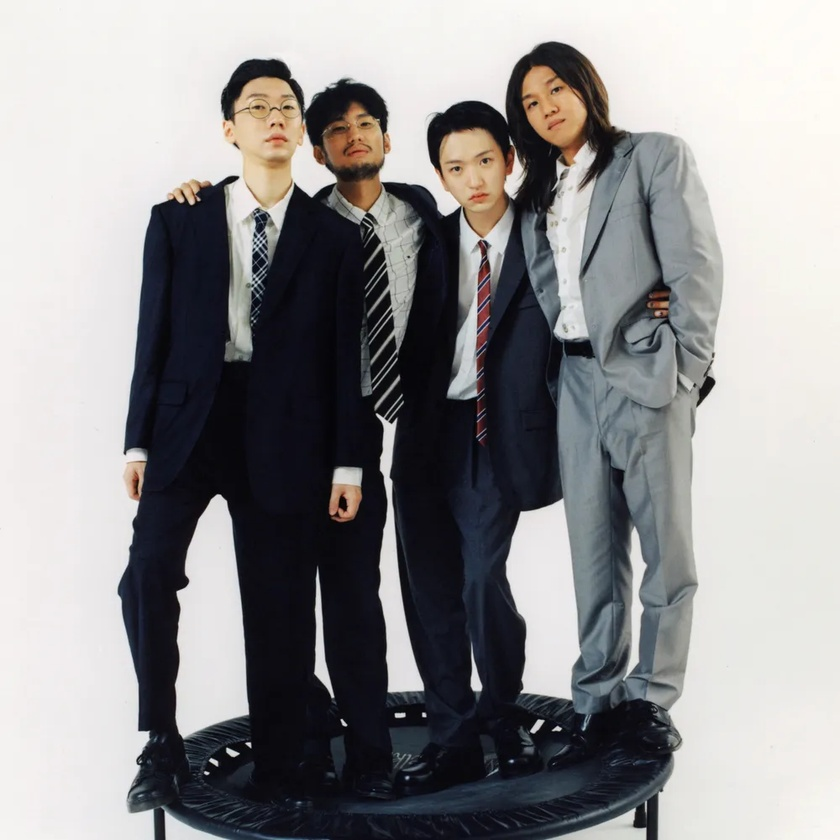
#> input picture images/image.jpg, 840 x 840 px, shrunk from 1000 x 1001 before the run, found by its file name; its folder holds only this picture in this run
$ python cartoonizer.py
#> lines starting #> are read from the running program, lines starting #| are printed output that depends on the picture
import cv2 as cv
import os

def cartoonize_image(img_path, output_folder, output_suffix='_cartoonized'):
    # Read the image
#> called with output_suffix = '_cartoonized'
    img = cv.imread(img_path)
#> img is the input picture: shape (840, 840, 3); mean B, G, R 144.4, 143.6, 144.6
    if img is None:
        return None, None

    # Convert image to grayscale
    gray = cv.cvtColor(img, cv.COLOR_BGR2GRAY)
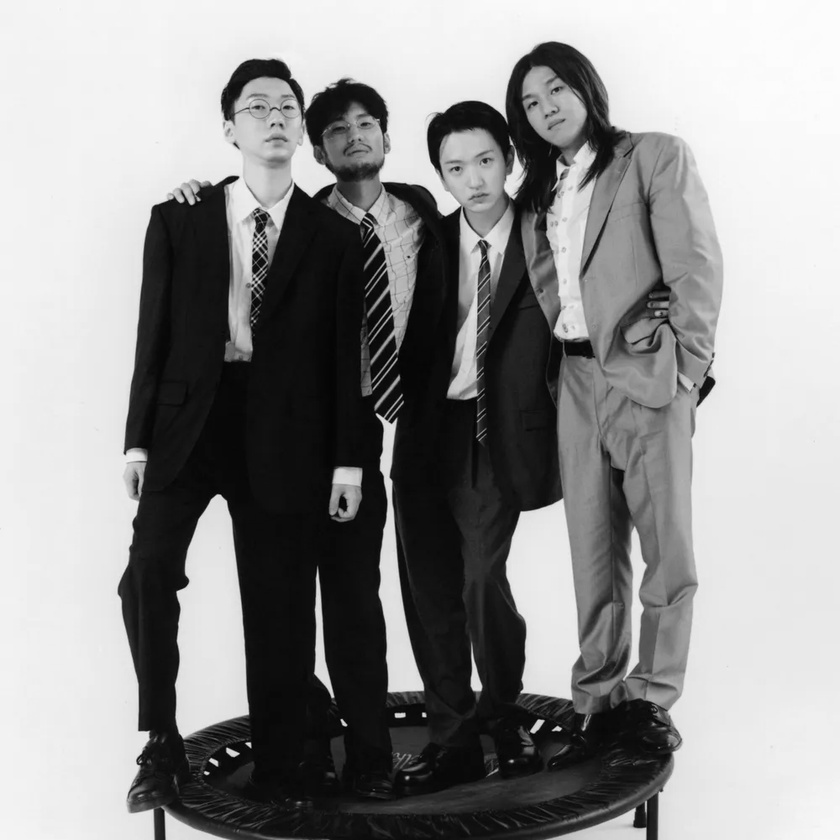
#> gray: shape (840, 840); min 0, max 254, mean 144

    # Apply median filter
    gray = cv.medianBlur(gray, 5)

    # Detect edges using Laplacian
    edges = cv.Laplacian(gray, cv.CV_8U, ksize=5)
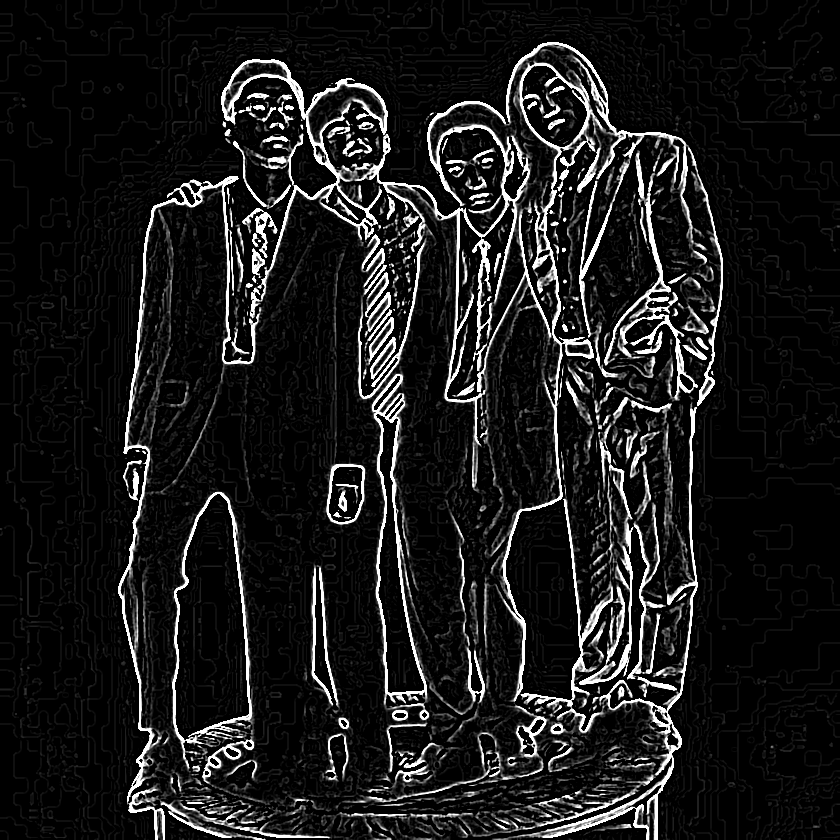
#> edges: shape (840, 840); min 0, max 255, mean 26.4
    edges = 255 - edges
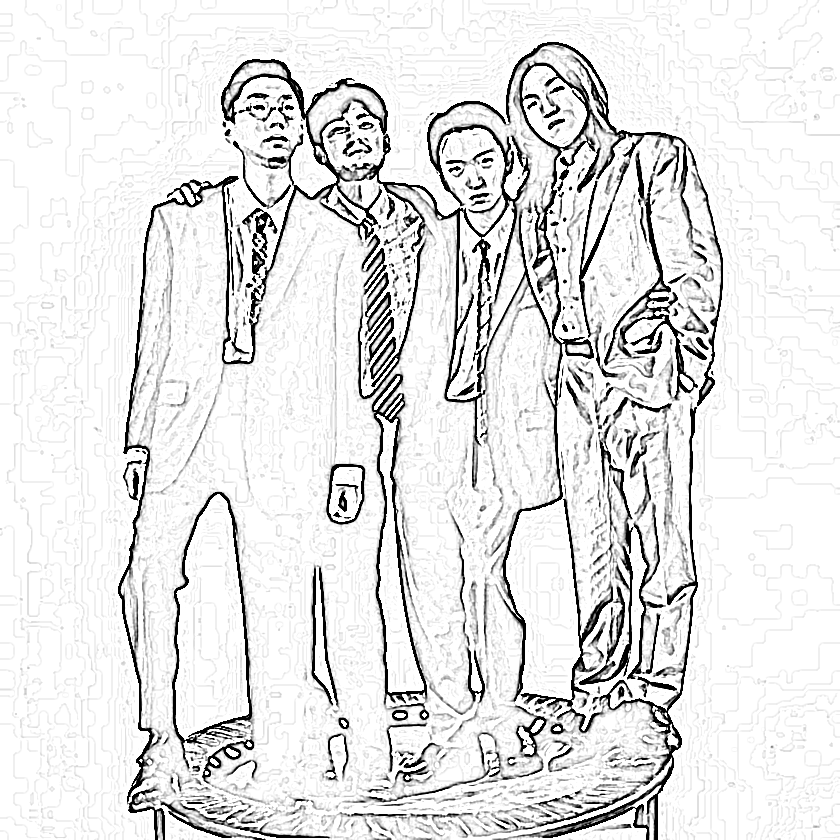
#> edges: shape (840, 840); min 0, max 255, mean 228.6

    # Apply bilateral filter to reduce the color palette
    color = cv.bilateralFilter(img, 9, 300, 300)

    # Combine the edges and color
    cartoon = cv.bitwise_and(color, color, mask=edges)
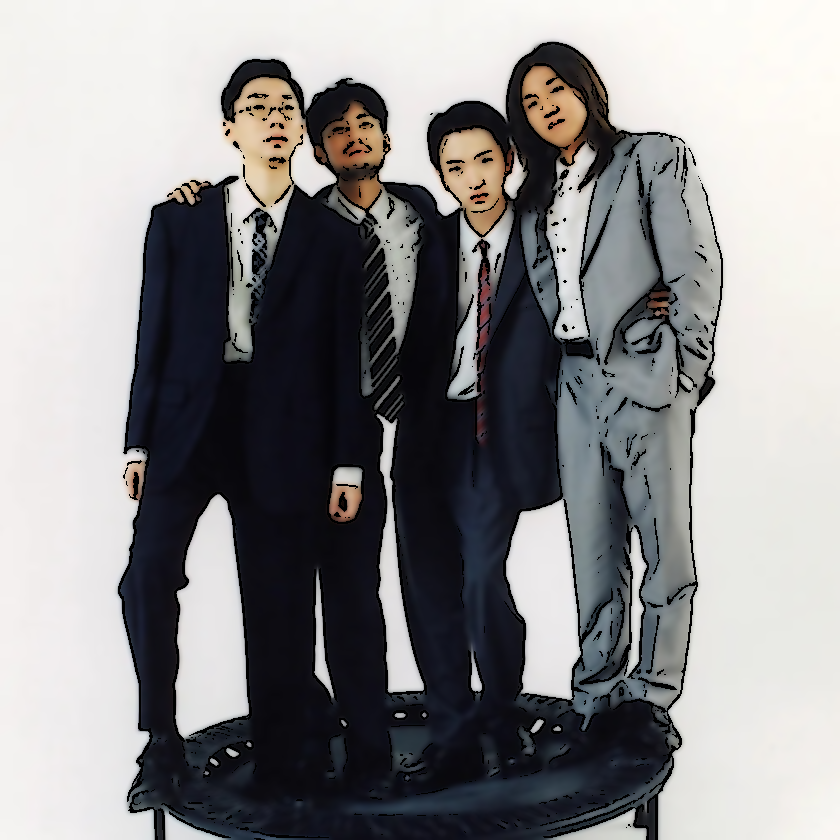
#> cartoon: shape (840, 840, 3); mean B, G, R 140.3, 139.4, 140.3

    # Save the cartoonized image
    base, _ = os.path.splitext(os.path.basename(img_path))
    output_path = os.path.join(output_folder, f"{base}{output_suffix}.png")
    cv.imwrite(output_path, cartoon)

    return img, cartoon

def cartoonize_images_in_folder(input_folder, output_folder, output_suffix='_cartoonized'):
    for filename in os.listdir(input_folder):
        file_path = os.path.join(input_folder, filename)
        if os.path.isfile(file_path):
            try:
                original, cartoonized = cartoonize_image(file_path, output_folder, output_suffix)
                if original is not None and cartoonized is not None:
                    # Combine the original and cartoonized image for display
                    combined = cv.hconcat([original, cartoonized])
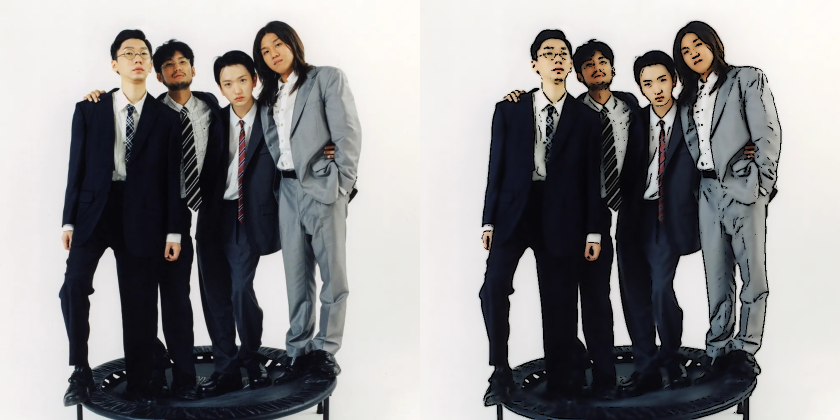
#> combined: shape (840, 1680, 3) (shown at 1/2 size); mean B, G, R 142.3, 141.5, 142.4
                    # Save the combined image
                    combined_path = os.path.join(output_folder, f"{os.path.splitext(filename)[0]}_combined.png")
                    cv.imwrite(combined_path, combined)
                    # Display the combined image
                    cv.imshow("Original and Cartoonized Image", combined)
                    cv.waitKey(0)  # Wait for any key to be pressed
                    cv.destroyAllWindows()  # Close the display window
                    print(f"Combined image saved and displayed: {combined_path}")
            except Exception as e:
                print(f"Failed to cartoonize {file_path}: {e}")

# 경로 설정 (실제 경로로 수정 필요)
input_folder = '/Users/seok/IdeaProjects/ImageCartoonizer/images'
output_folder = '/Users/seok/IdeaProjects/ImageCartoonizer/results'
cartoonize_images_in_folder(input_folder, output_folder)
